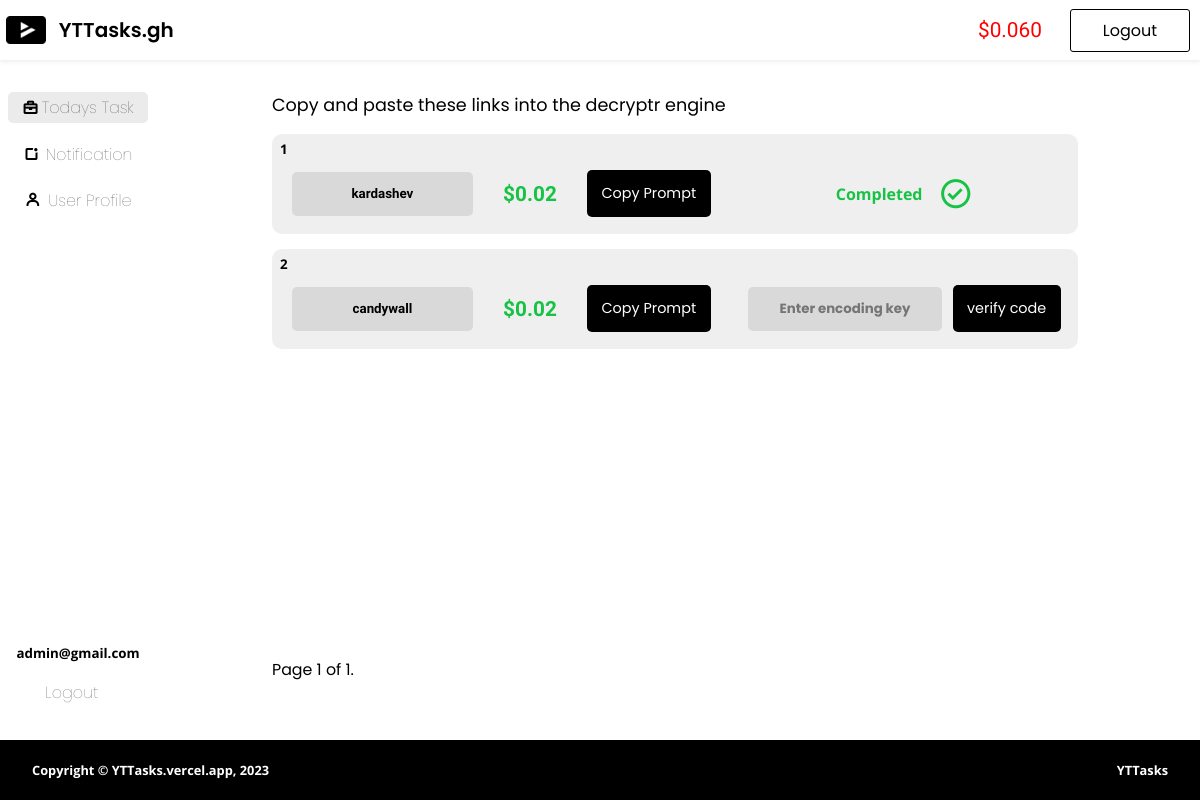
Page /dashboard/dashboard/ (signed in) on the earlier database version.
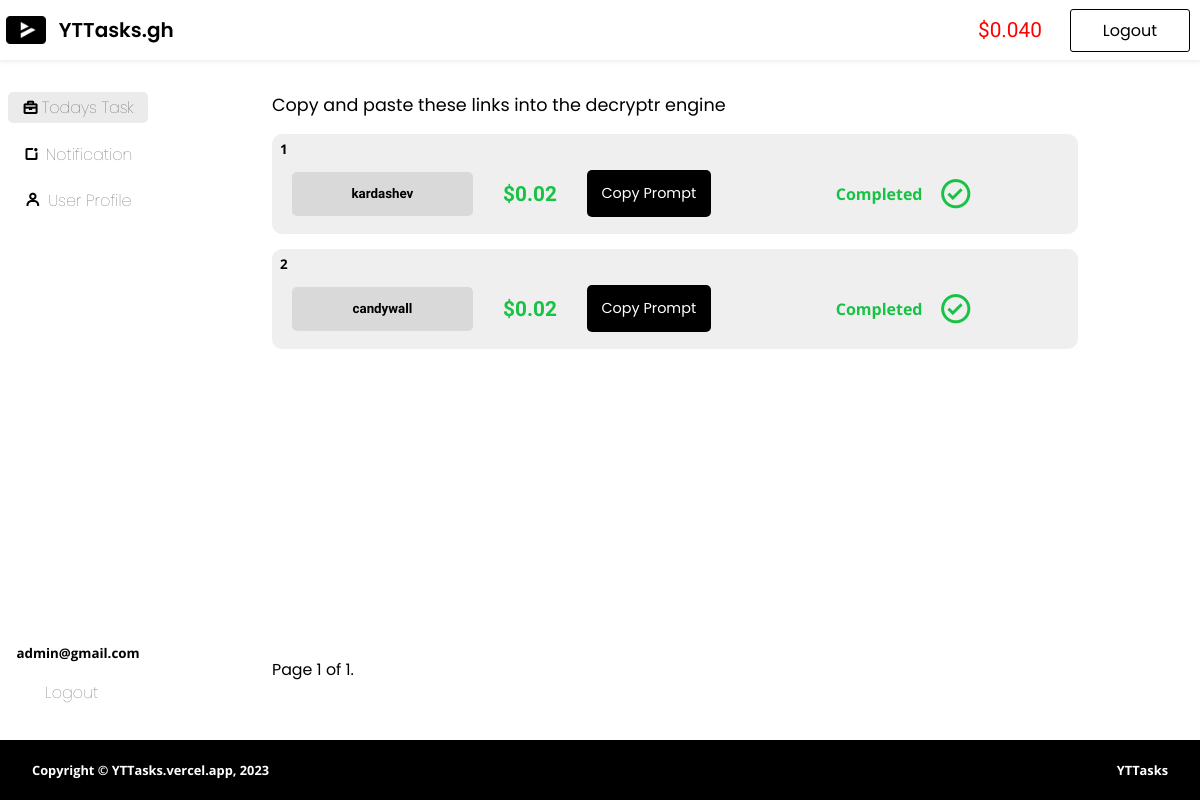
Same page on the later database version.
### accounts/models.py (models this page shows, shortened)
class YTTasker_payout(models.Model):
    tasker = models.ForeignKey(User, on_delete=models.CASCADE)
    payout = models.FloatField()

### dashboard/models.py (models this page shows, shortened)
class YTTasker_task(models.Model):
    tasker = models.ForeignKey(User, on_delete=models.CASCADE)
    task = models.ForeignKey(Task, on_delete=models.CASCADE)
    completed = models.BooleanField(default=False)

### dashboard/views.py (the view)
# urls.py: path("dashboard/", include("dashboard.urls")),
@login_required(login_url="accounts:login_yttasker")
def dashboard(request):
    yttasker_tasks = YTTasker_task.objects.filter(tasker=request.user)
    task_points = yttasker_tasks.filter(completed=True).values_list('task__point', flat=True)
    point_sum = sum(point for point in task_points if point is not None)
    yttasker_payout = YTTasker_payout.objects.filter(tasker__email=request.user).exists()
    if yttasker_payout is False:
        YTTasker_payout.objects.create(tasker=request.user, payout=point_sum)
    else:
        yttasker_payout_old = YTTasker_payout.objects.get(tasker=request.user)
        point_sum = yttasker_payout_old.payout + point_sum
        yttasker_payout_old.payout = point_sum
    paginator = Paginator(tasks, 10)  # Show 10 tasks per page
    page_number = request.GET.get('page')
    page_obj = paginator.get_page(page_number)
    return render(request, "dashboard/dashboard.html", {
        "page_obj": page_obj,
        "yttasker_tasks": yttasker_tasks,
        "point_sum": YTTasker_payout.objects.get(tasker__email=request.user).payout
    })

### dashboard/templates/dashboard/dashboard.html (shortened to what this page needs)
{% extends "dashboard/base.html" %}
{% load static %}
{% block custom-css %}
<link rel="stylesheet" href="{% static 'dashboard/dashboard.css' %}">
{% endblock custom-css %}
{% block payout %}
<div class="payout">
    <small><span>${{point_sum |floatformat:"3"}}</span></small>
</div>
{% endblock payout %}
{% block content %}
<div class="main">
    <div class="sidemenu">
        <li class="active"><a href="#"><i class="bx bx-briefcase"></i>Todays Task</a></li>
        <li><a href="{% url 'dashboard:notification' %}"><i class="bx bx-notification"></i>Notification</a></li>
        <li><a href="{% url 'dashboard:user_profile' %}"><i class="bx bx-user"></i>User Profile</a></li>
        <div class="extra-menu">
            <small><b>{{request.user.email}}</b></small>
            <li><a href="{% url 'accounts:logout_yttasker' %}">Logout</a></li>
        </div>
    </div>
    <div class="main-content">
        <span>Copy and paste these links into the decryptr engine</span>
        <div class="card-container">
            {% for task in page_obj  %}
            <div class="card">
                <div class="card-num">
                    <small>{{forloop.counter}}</small>
                </div>
                <div class="card-content">
                    <div class="first">
                        <input type="text" value="{{task.prompt}}" id="prompt_{{forloop.counter}}" placeholder="{{task.prompt}}">
                        <div class="points">
                            <b>${{task.point}}</b>
                        </div>
                        <button href="{{task.link}}" class="btn prompt-btn" onclick="copyPrompt('prompt_{{forloop.counter}}'); return false;">Copy Prompt</button>
                    </div>
                    <div class="action">
                        {% for yttasker_task in yttasker_tasks %}
                                {% if yttasker_task.completed is True and task.prompt == yttasker_task.task.prompt %}
                                <div class="completed">
                                    <small>Completed</small>
                                    <i class="bx bx-check-circle"></i>
                                </div>
                                {% else %}
                                    {% if task.prompt == yttasker_task.task.prompt and task.secret_code == yttasker_task.task.secret_code %}
                                        {% if yttasker_task.tasker == request.user %}
                                        <form action="{% url 'dashboard:check_complete'  task.id %}" method="post">
                                            <input type="number" placeholder="Enter encoding key" name="check_number" id="">
                                            <button href="#" type="submit" class="btn">verify code</button>
                                        </form>
                                        {% endif %}
                                    {% endif %}
                                {% endif %}
                        {% endfor %}
                    </div>
                </div>
            </div>
            {% endfor %}
        </div>
        <div class="pagination">
            <span class="step-links">
                <span class="current">
                    Page {{ page_obj.number }} of {{ page_obj.paginator.num_pages }}.
                </span>
            </span>
        </div>
    </div>
</div>
{% endblock content %}

Differences in the rows shown:
changed YTTasker_payout: payout "0.060" → "0.040"
changed YTTasker_task (number 2 of 2 on the later page): completed "verify code" → "Completed"
